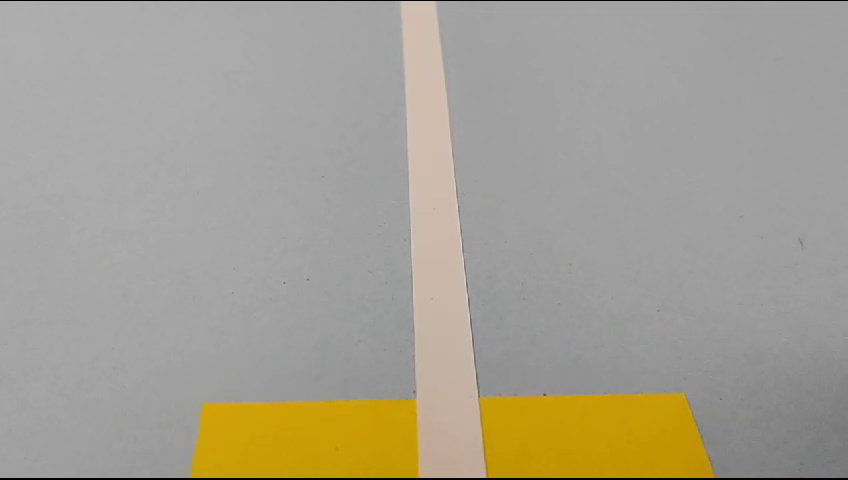
#> input picture frame 87 of Test_Vid.mp4, 848 x 480 px
$ python Test.py
#> lines starting #> are read from the running program, lines starting #| are printed output that depends on the picture; after the words box and inside, x2 and y2 are one past the last pixel; in counts of white or black regions, pixels touching at a corner belong together
import cv2
import numpy as np
import matplotlib.pyplot as plt

curveList = []
avgVal = 10

cap = cv2.VideoCapture("Test_Vid.mp4")


def vidResize(frame):
    frame = cv2.resize(frame, (854, 480))  # Resize frame to 480P 16:9 ratio
    return frame


def thresholding(img):
    img = cv2.resize(
        img, (427, 240)
    )  # Resize img for easier filter application and faster processing

    # Convert the image to grayscale
    gray = cv2.cvtColor(img, cv2.COLOR_BGR2GRAY)

    lower_white_hsv = np.array([0, 24, 144])
    upper_white_hsv = np.array([112, 99, 216])

    lower_white_hsl = np.array([0, 45, 18])
    upper_white_hsl = np.array([131, 255, 135])

    hsv = cv2.cvtColor(img, cv2.COLOR_BGR2HSV)
    hsl = cv2.cvtColor(img, cv2.COLOR_BGR2HLS)

    maskWhite_hsv = cv2.inRange(hsv, lower_white_hsv, upper_white_hsv)
    maskWhite_hsl = cv2.inRange(hsl, lower_white_hsl, upper_white_hsl)

    maskWhite = cv2.bitwise_or(maskWhite_hsv, maskWhite_hsl)

    return maskWhite_hsv, maskWhite_hsl, maskWhite


def perspective_transform(frame):
    # Plotting four circles on the video of the object you want to see the transformation of.
    cv2.circle(frame, (114, 151), 5, (0, 0, 255), -1)
    cv2.circle(frame, (605, 89), 5, (0, 0, 255), -1)
    cv2.circle(frame, (72, 420), 5, (0, 0, 255), -1)
    cv2.circle(frame, (637, 420), 5, (0, 0, 255), -1)

    # Selecting all the above four points in an array
    imgPts = np.float32([[114, 151], [605, 89], [72, 420], [637, 420]])

    # Selecting four points in an array for the destination video( the one you want to see as your output)
    objPoints = np.float32([[0, 0], [420, 0], [0, 637], [420, 637]])

    # Apply perspective transformation function of openCV2. This function will return the matrix which you can feed into warpPerspective function to get the warped image.
    matrix = cv2.getPerspectiveTransform(imgPts, objPoints)
    result = cv2.warpPerspective(frame, matrix, (400, 600))

    return result


def getHistogram(img):
    pass


def getLaneCurve(image):
    img = image.copy()
    # Warp the image to get a bird's eye view
    imgWarp = perspective_transform(img)
    # Threshold the image
    imgThresh = thresholding(imgWarp)[2]

    # GET HISTOGRAM

    return imgThresh


frameCounter = 0
if __name__ == "__main__":
    while cap.isOpened():
        frameCounter += 1
        if cap.get(cv2.CAP_PROP_FRAME_COUNT) == frameCounter:
            cap.set(cv2.CAP_PROP_POS_FRAMES, 0)
            frameCounter = 0

        success, frame = cap.read()
#> frame is the input picture: shape (480, 848, 3); mean B, G, R 146.3, 159.9, 164.8
        frame = vidResize(frame)  # ORIGINAL INPUT VIDEO

        curve = getLaneCurve(frame)
#> in perspective_transform, `cv2.circle(frame, (605, 89), 5, (0, 0, 255), -1)`: frame: shape (480, 854, 3); mean of channels 0, 1, 2 146.3, 159.8, 164.8
#> in perspective_transform, `cv2.circle(frame, (72, 420), 5, (0, 0, 255), -1)`: frame: shape (480, 854, 3); mean of channels 0, 1, 2 146.3, 159.8, 164.8
#> in perspective_transform, `cv2.circle(frame, (637, 420), 5, (0, 0, 255), -1)`: frame: shape (480, 854, 3); mean of channels 0, 1, 2 146.2, 159.8, 164.9
#> in perspective_transform, `result = cv2.warpPerspective(frame, matrix, (400, 600))`:
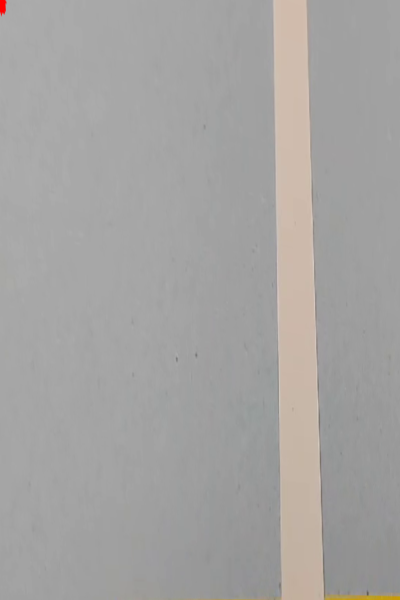
#> result: shape (600, 400, 3); mean of channels 0, 1, 2 161.8, 163.3, 165; drawn as B, G, R
#> in thresholding, `img = cv2.resize( img, (427, 240) )`:
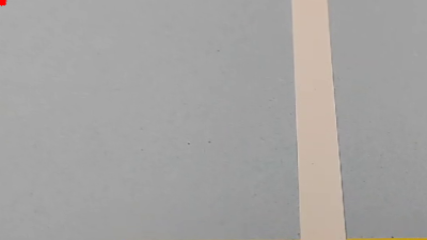
#> img: shape (240, 427, 3); mean of channels 0, 1, 2 161.7, 163.2, 165; drawn as B, G, R
#> in thresholding, `hsv = cv2.cvtColor(img, cv2.COLOR_BGR2HSV)`: hsv: shape (240, 427, 3); mean H, S, V 11.9, 4.7, 165.1
#> in thresholding, `hsl = cv2.cvtColor(img, cv2.COLOR_BGR2HLS)`: hsl: shape (240, 427, 3); mean of channels 0, 1, 2 11.9, 163.4, 6.2
#> in thresholding, `maskWhite_hsv = cv2.inRange(hsv, lower_white_hsv, upper_white_hsv)`:
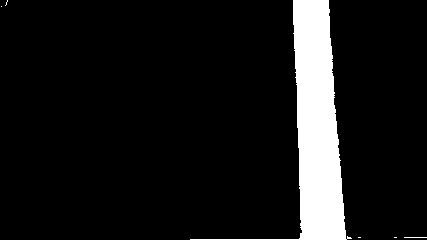
#> maskWhite_hsv: shape (240, 427); 9.5% white; 6 white regions (4 under 20 px), largest, box (x1, y1, x2, y2) and area: (190, 0, 352, 240) 9660, (404, 237, 427, 238) 23
#> in thresholding, `maskWhite_hsl = cv2.inRange(hsl, lower_white_hsl, upper_white_hsl)`: maskWhite_hsl: shape (240, 427); 9.8% white; 5 white regions (3 under 20 px), largest, box (x1, y1, x2, y2) and area: (190, 0, 397, 240) 9995, (405, 237, 427, 239) 39
#> in thresholding, `maskWhite = cv2.bitwise_or(maskWhite_hsv, maskWhite_hsl)`: maskWhite: shape (240, 427); 9.8% white; 5 white regions (3 under 20 px), largest, box (x1, y1, x2, y2) and area: (190, 0, 397, 240) 10011, (404, 237, 427, 239) 40
        warp = perspective_transform(frame)
        HSV_mask, HSL_mask, result = thresholding(warp)

        print(frame.shape, HSV_mask.shape, HSL_mask.shape, curve.shape)
#| (480, 854, 3) (240, 427) (240, 427) (240, 427)

        # Create headings for each frame
        heading1 = "HSV Filter"
        heading2 = "HSL Filter"
        heading3 = "Final Result"

        # Put text on each frame
        cv2.putText(
            HSV_mask,
            heading1,
            (10, 30),
            cv2.FONT_HERSHEY_SIMPLEX,
            1,
            (255, 255, 255),
            2,
            cv2.LINE_AA,
        )
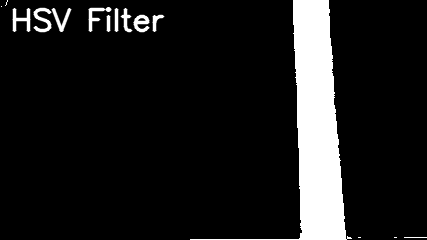
#> HSV_mask: shape (240, 427); 1.72% of pixels changed, all inside (x1, y1, x2, y2) = (12, 7, 165, 33)
        cv2.putText(
            HSL_mask,
            heading2,
            (10, 30),
            cv2.FONT_HERSHEY_SIMPLEX,
            1,
            (255, 255, 255),
            2,
            cv2.LINE_AA,
        )
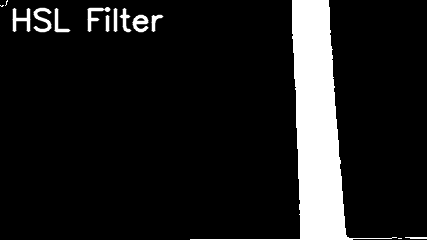
#> HSL_mask: shape (240, 427); min 0, max 255, mean 28
        cv2.putText(
            result,
            heading3,
            (10, 30),
            cv2.FONT_HERSHEY_SIMPLEX,
            1,
            (255, 255, 255),
            2,
            cv2.LINE_AA,
        )
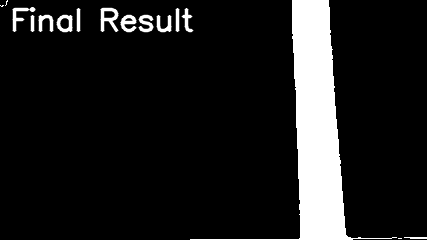
#> result: shape (240, 427); min 0, max 255, mean 28.7

        # Stack FILTER frames horizontally
        hstack = np.hstack([HSV_mask, HSL_mask, result])
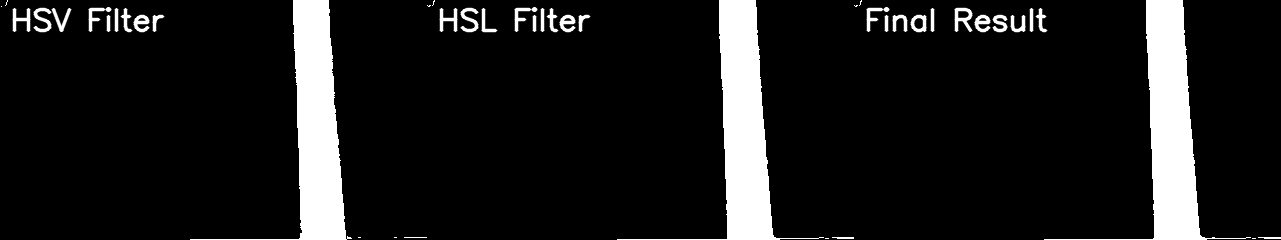
#> hstack: shape (240, 1281); min 0, max 255, mean 27.9

        cv2.imshow("Input Video", frame)
        cv2.imshow("Warp", warp)
        cv2.imshow("Filters", hstack)
        if cv2.waitKey(1) & 0xFF == ord("q"):
#> (key q is pressed here)
            break

$ run again, starting later in the video
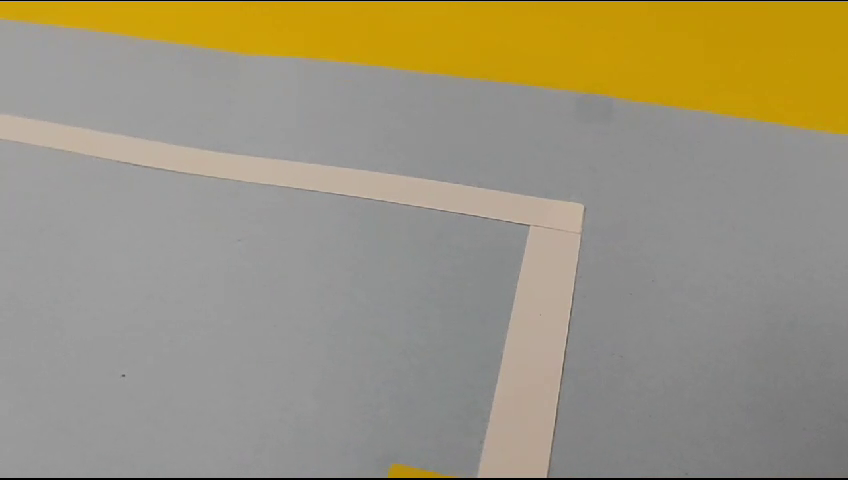
#> input picture frame 393 of Test_Vid.mp4, 848 x 480 px
#> frame is the input picture: shape (480, 848, 3); mean B, G, R 124.4, 148, 156
#> hsv: shape (240, 427, 3); mean H, S, V 26.9, 7.5, 155.8
#> hsl: shape (240, 427, 3); mean of channels 0, 1, 2 26.9, 153.2, 7.8
#> in thresholding, `maskWhite_hsv = cv2.inRange(hsv, lower_white_hsv, upper_white_hsv)`:
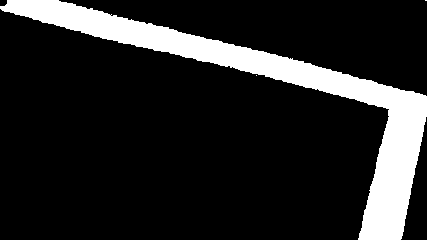
#> maskWhite_hsv: shape (240, 427); 14.8% white; 3 white regions (2 under 20 px), largest, box (x1, y1, x2, y2) and area: (0, 0, 427, 240) 15179
#> maskWhite_hsl: shape (240, 427); 15.2% white; 2 white regions (1 under 20 px), largest, box (x1, y1, x2, y2) and area: (0, 0, 427, 240) 15604
#> maskWhite: shape (240, 427); 15.3% white; 2 white regions (1 under 20 px), largest, box (x1, y1, x2, y2) and area: (0, 0, 427, 240) 15661
#| (480, 854, 3) (240, 427) (240, 427) (240, 427)
#> HSV_mask: shape (240, 427); 0.71% of pixels changed, all inside (x1, y1, x2, y2) = (12, 7, 165, 33)
#> HSL_mask: shape (240, 427); min 0, max 255, mean 40.1
#> `hstack = np.hstack([HSV_mask, HSL_mask, result])`:
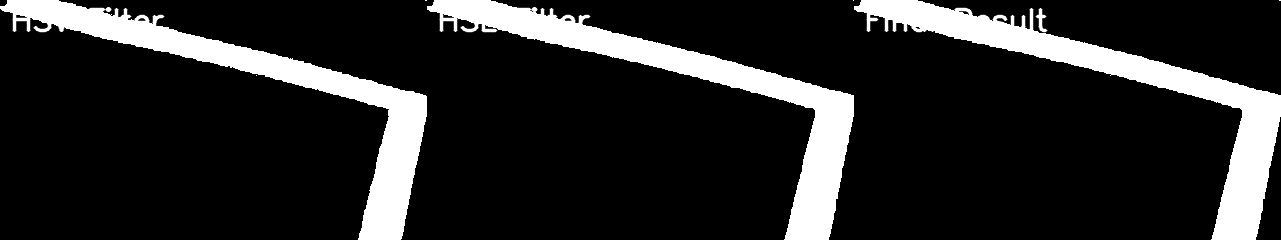
#> hstack: shape (240, 1281); min 0, max 255, mean 39.9

$ run again, starting later in the video
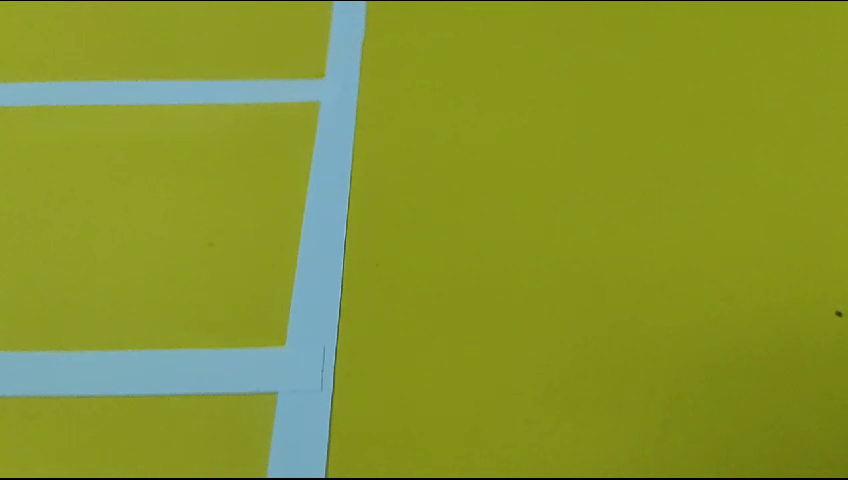
#> input picture frame 699 of Test_Vid.mp4, 848 x 480 px
#> frame is the input picture: shape (480, 848, 3); mean B, G, R 45.1, 149.5, 134.3
#> hsv: shape (240, 427, 3); mean H, S, V 43.3, 183.8, 156.7
#> hsl: shape (240, 427, 3); mean of channels 0, 1, 2 43.3, 101.4, 155.1
#> in thresholding, `maskWhite_hsv = cv2.inRange(hsv, lower_white_hsv, upper_white_hsv)`:
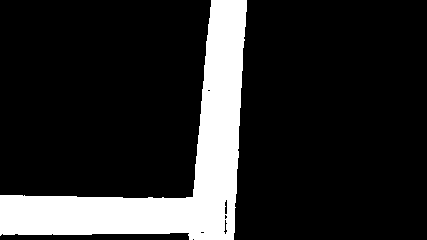
#> maskWhite_hsv: shape (240, 427); 16.4% white; 1 white region, box (x1, y1, x2, y2) and area: (0, 0, 247, 240) 16816
#> maskWhite_hsl: shape (240, 427); 18.3% white; 1 white region, box (x1, y1, x2, y2) and area: (0, 0, 249, 240) 18708
#| (480, 854, 3) (240, 427) (240, 427) (240, 427)
#> HSV_mask: shape (240, 427); 1.72% of pixels changed, all inside (x1, y1, x2, y2) = (12, 7, 165, 33)
#> HSL_mask: shape (240, 427); min 0, max 255, mean 49.5
#> `hstack = np.hstack([HSV_mask, HSL_mask, result])`:
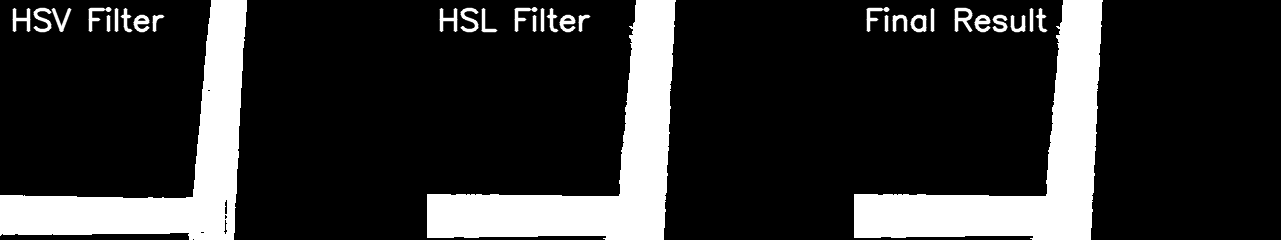
#> hstack: shape (240, 1281); min 0, max 255, mean 48.2
